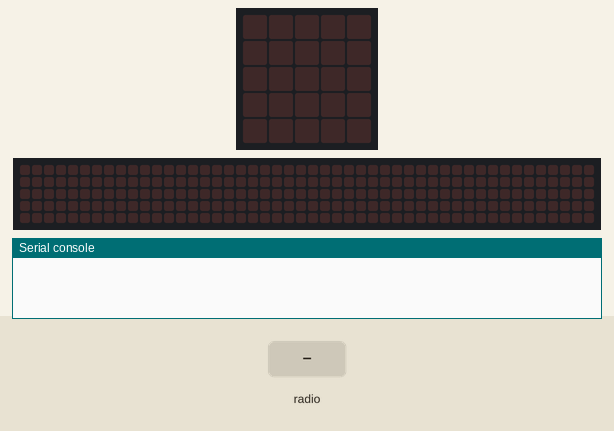
Recording of a program running on a simulated BBC micro:bit running MicroPython. On the bench: the board's 5×5 LED display, a strip that is not on the board, showing the scrolling text unrolled, the last lines printed to the serial console. The inputs (shaded band) are chosen by the test bench. The 48×5 strip is a reading aid, not a part: it shows the text the display is scrolling, unrolled, one strip-width of it at a time.

Above: at 1.2 s.
1.3 s: radio message "1" arrives
At 1.37 s:
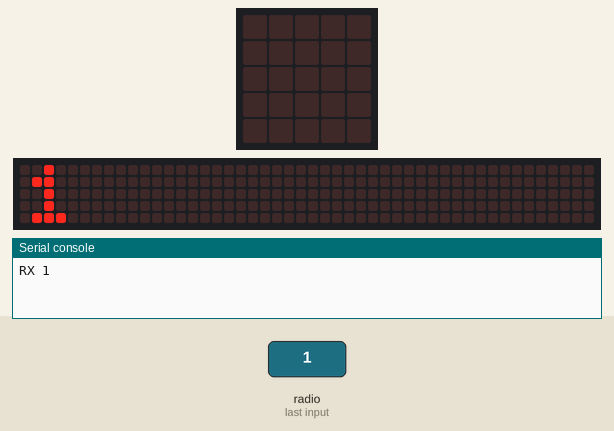
At 1.82 s:
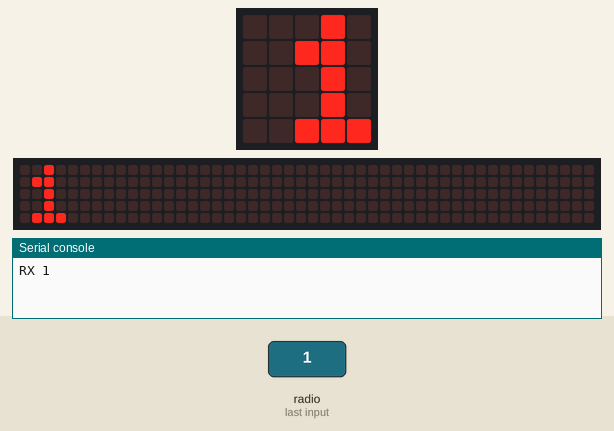
Timing chart, 0 to 4.3 s (numbered marks = the images above; inputs shaded):
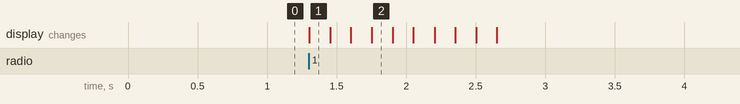

Measured:
- after the input at 1.3 s, the display: changes at once (image 1)

The program:

microbit_radio_rx.py
```python
# Recepteur radio : ecoute l'air, affiche et compte chaque PING recu.
# Avec microbit_radio_tx.py sur l'autre carte cablee a la meme
# meme antenne (un seul fil) - cf. Examples.MicroBit.RadioChat.
from microbit import *
import radio

radio.on()
seen = 0
while seen < 5:
    msg = radio.receive()
    if msg:
        seen += 1
        display.scroll(msg, wait=False)
        print('RX %s' % msg)
    sleep(100)
print('RX_DONE %d' % seen)
```
